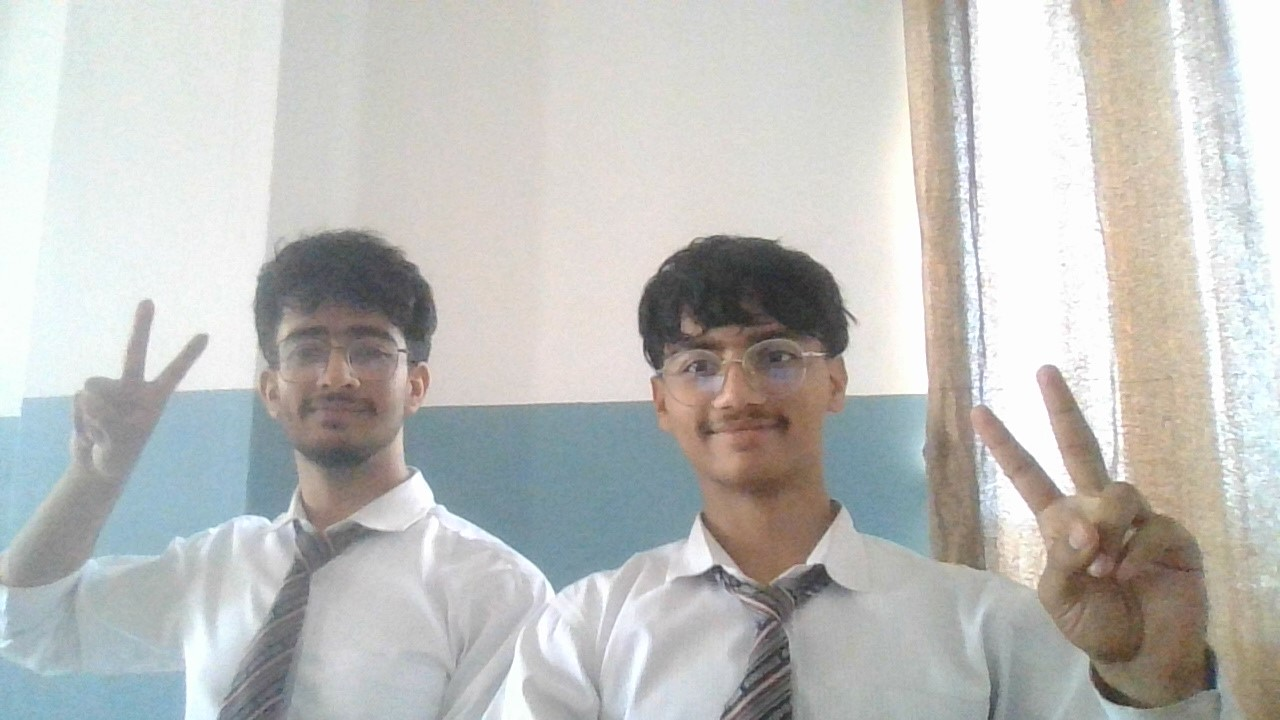
#> input picture image_processing/diddy.jpg, 1280 x 720 px, given in place of the camera
$ python changing_colorspaces.py
#> lines starting #> are read from the running program, lines starting #| are printed output that depends on the picture; after the words box and inside, x2 and y2 are one past the last pixel; in counts of white or black regions, pixels touching at a corner belong together
import cv2 as cv
import numpy as np

cap = cv.VideoCapture(0)

while True:
    ret, frame = cap.read()
#> frame is the input picture: shape (720, 1280, 3); mean B, G, R 188.3, 191.1, 190.9
    frame = cv.flip(frame, 1)
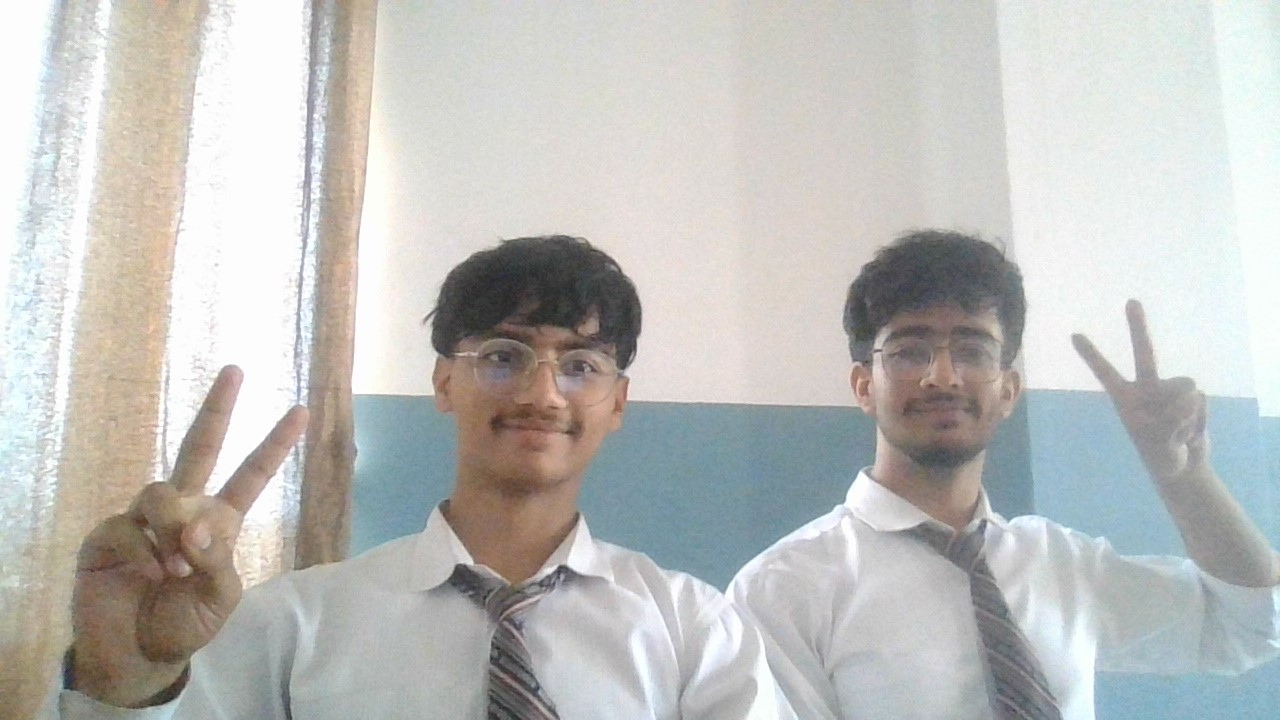
#> frame: shape (720, 1280, 3); mean B, G, R 188.3, 191.1, 190.9

    hsv = cv.cvtColor(frame, cv.COLOR_BGR2HSV)
#> hsv: shape (720, 1280, 3); mean H, S, V 53, 22.9, 197.6

    # HSV Ranges
    lower_black = np.array([0, 0, 0])
    upper_black = np.array([180, 255, 70])

    lower_white = np.array([0, 0, 200])
    upper_white = np.array([180, 40, 255])

    lower_green = np.array([40, 70, 70])
    upper_green = np.array([80, 255, 255])

    # Create masks
    mask_black = cv.inRange(hsv, lower_black, upper_black)
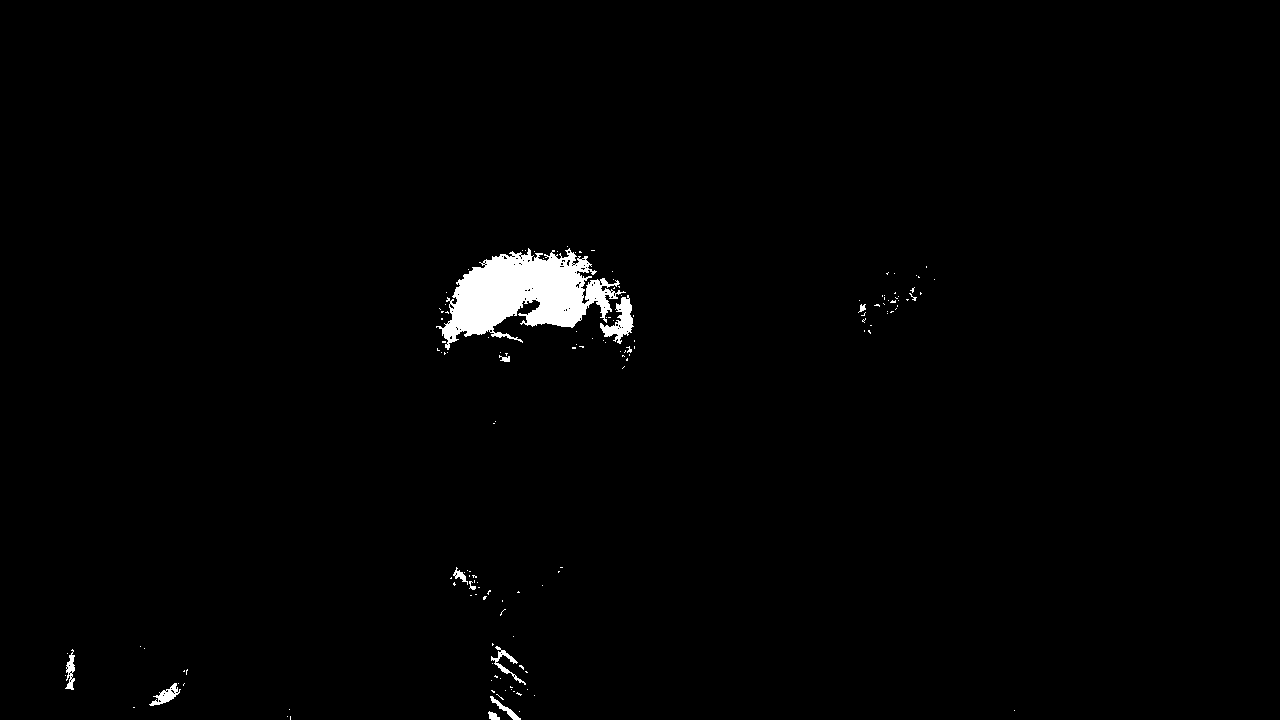
#> mask_black: shape (720, 1280); 1.3% white; 145 white regions (133 under 20 px), largest, box (x1, y1, x2, y2) and area: (436, 248, 626, 350) 9522, (600, 295, 634, 344) 684, (149, 683, 181, 706) 278
    mask_white = cv.inRange(hsv, lower_white, upper_white)
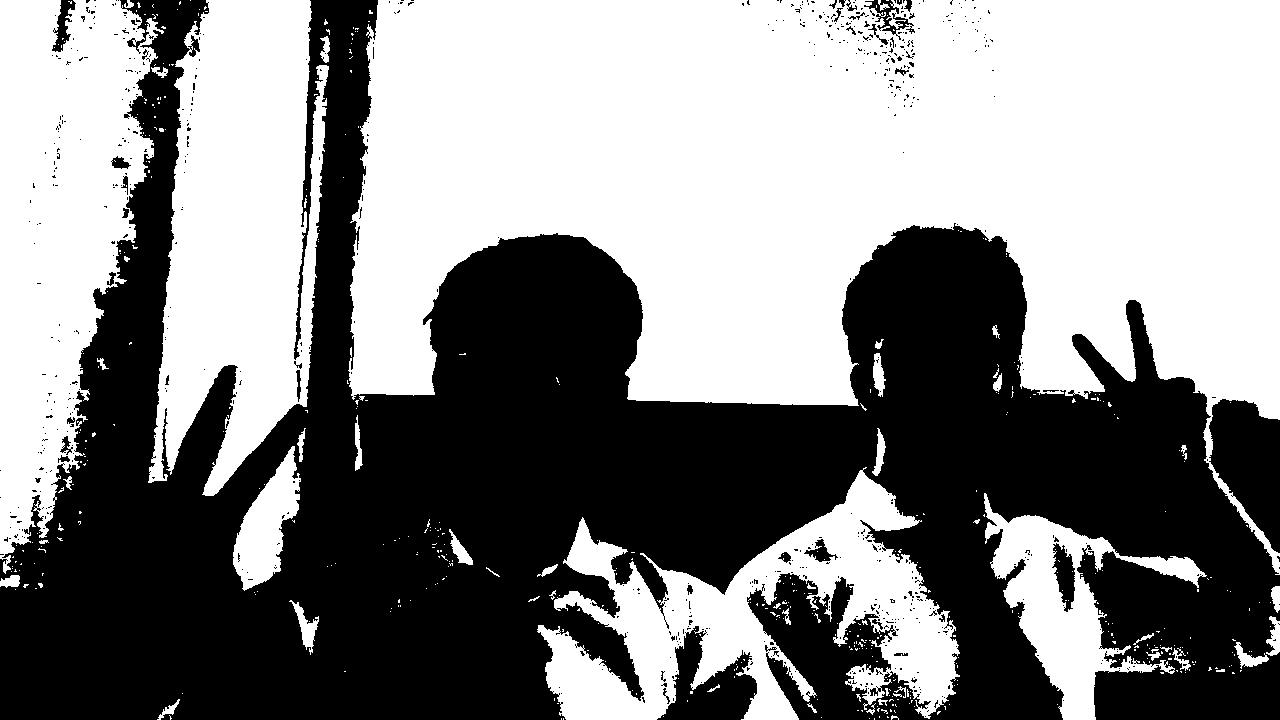
#> mask_white: shape (720, 1280); 53.3% white; 686 black regions (650 under 20 px), largest, box (x1, y1, x2, y2) and area: (0, 0, 1280, 720) 413052, (1209, 399, 1280, 553) 7123, (657, 626, 757, 720) 4645
    mask_green = cv.inRange(hsv, lower_green, upper_green)
#> mask_green: shape (720, 1280); every value is 0

    # Combine black and white masks
    bw_mask = cv.bitwise_or(mask_black, mask_white)
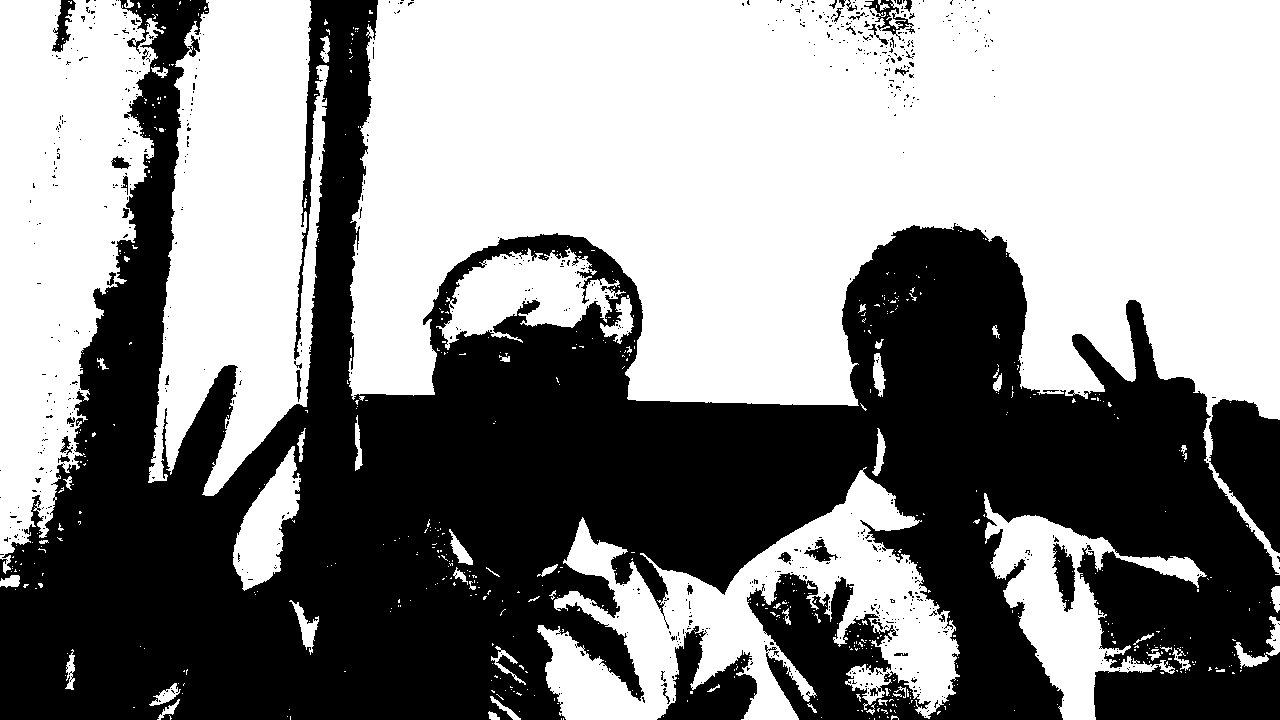
#> bw_mask: shape (720, 1280); 54.5% white; 738 black regions (702 under 20 px), largest, box (x1, y1, x2, y2) and area: (0, 0, 1280, 720) 401086, (1209, 399, 1280, 553) 7123, (657, 626, 757, 720) 4645

    # Create blank image for output (same shape as frame)
    output = np.zeros_like(frame)

    # Set black & white areas to white (255,255,255)
    output[bw_mask > 0] = [255, 255, 255]

    # Set green areas to red (0,0,255)
    output[mask_green > 0] = [0, 0, 255]

    # Show result
    cv.imshow('Binary + Green as Red', output)

    if cv.waitKey(1) & 0xFF == 27:
#> (key Esc is pressed here)
        break

cap.release()
cv.destroyAllWindows()

$ run again, on image_processing/hero.jpg
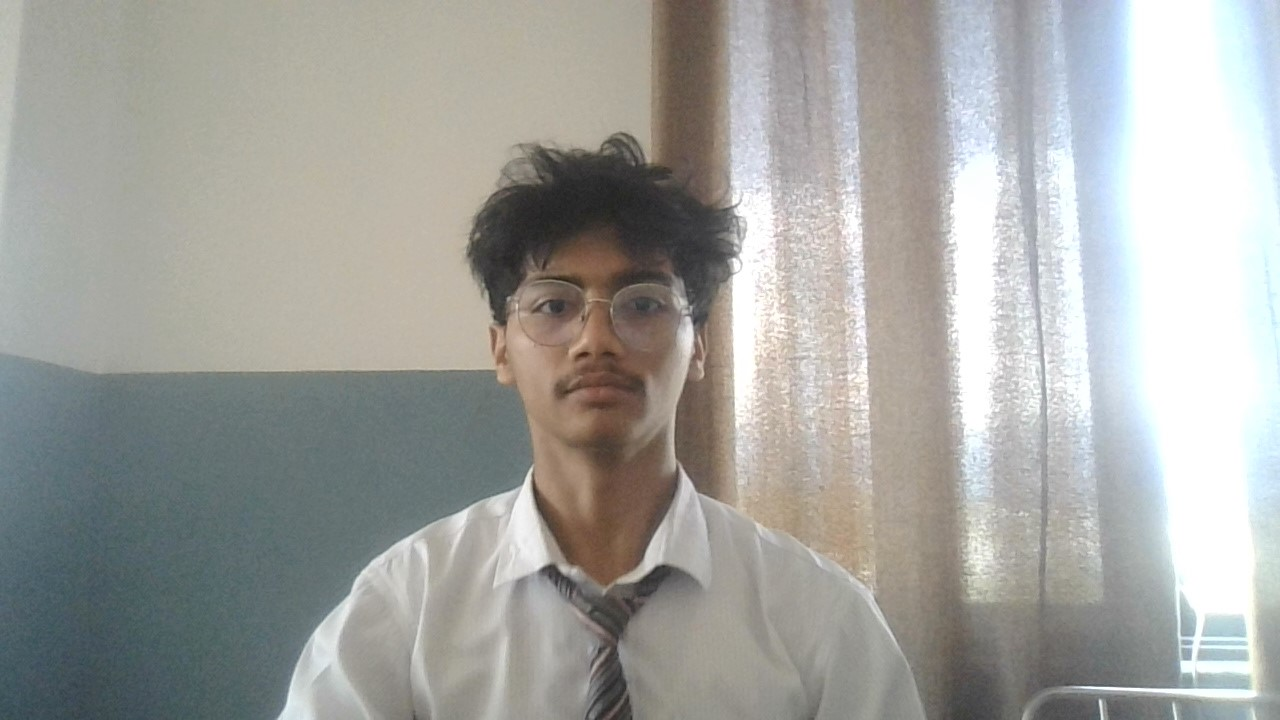
#> input picture image_processing/hero.jpg, 1280 x 720 px, given in place of the camera
#> frame is the input picture: shape (720, 1280, 3); mean B, G, R 159.5, 163.6, 163.1
#> hsv: shape (720, 1280, 3); mean H, S, V 48.5, 25.7, 168.9
#> `mask_black = cv.inRange(hsv, lower_black, upper_black)`:
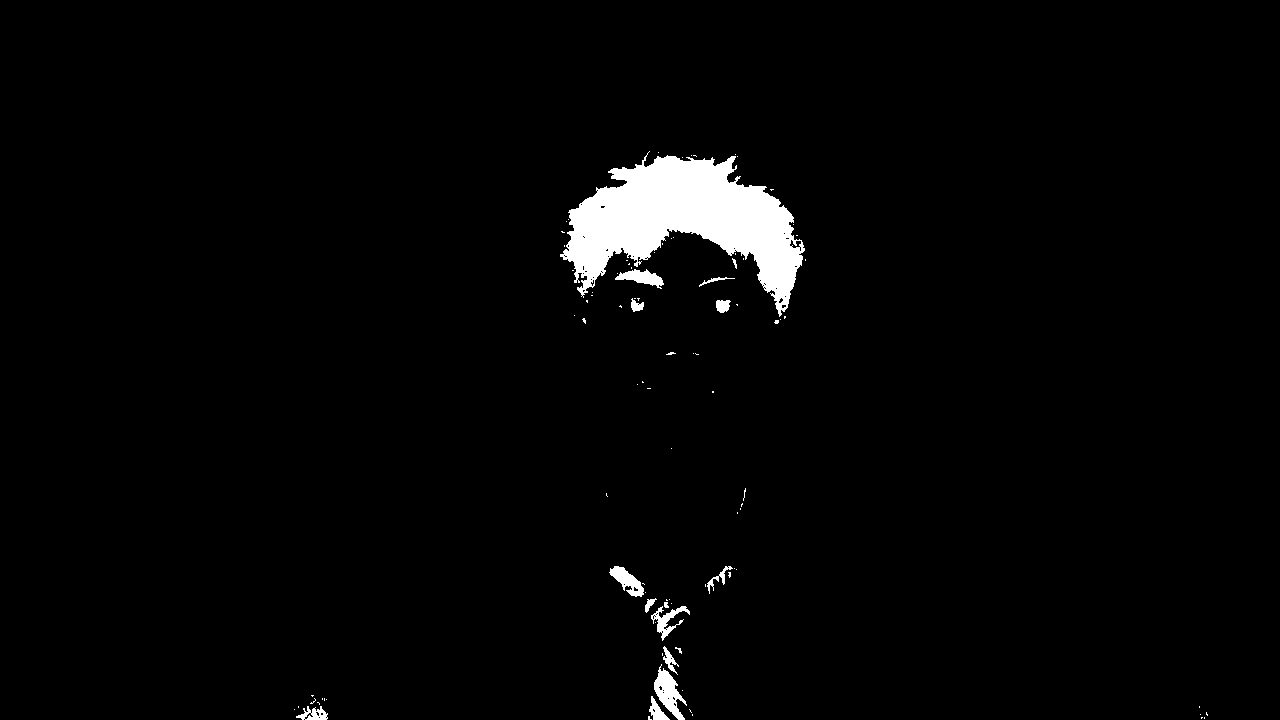
#> mask_black: shape (720, 1280); 2.5% white; 94 white regions (78 under 20 px), largest, box (x1, y1, x2, y2) and area: (560, 151, 805, 317) 18895, (654, 664, 687, 720) 802, (609, 566, 644, 597) 506
#> mask_white: shape (720, 1280); 21.3% white; 362 white regions (316 under 20 px), largest, box (x1, y1, x2, y2) and area: (0, 0, 247, 701) 117818, (409, 60, 551, 485) 32443, (238, 0, 337, 589) 31556
#> mask_green: shape (720, 1280); every value is 0
#> `bw_mask = cv.bitwise_or(mask_black, mask_white)`:
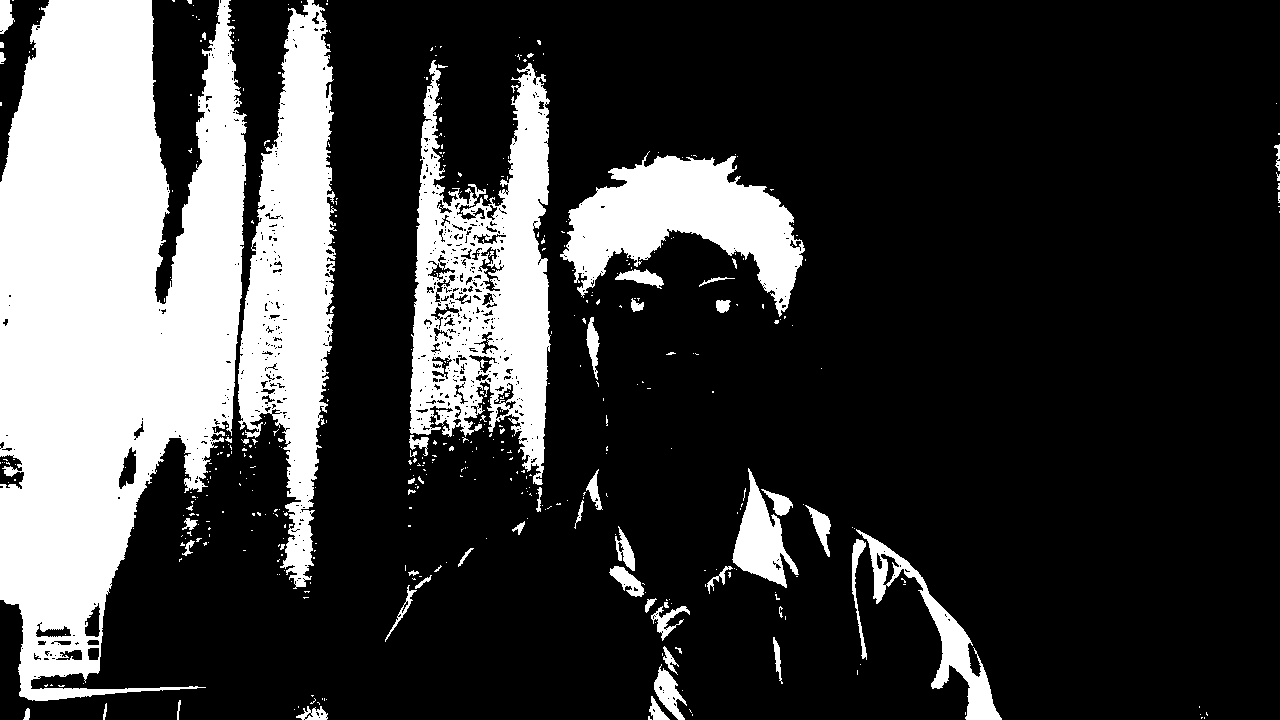
#> bw_mask: shape (720, 1280); 23.7% white; 456 white regions (394 under 20 px), largest, box (x1, y1, x2, y2) and area: (0, 0, 247, 701) 117818, (409, 60, 551, 485) 32443, (238, 0, 337, 589) 31556
